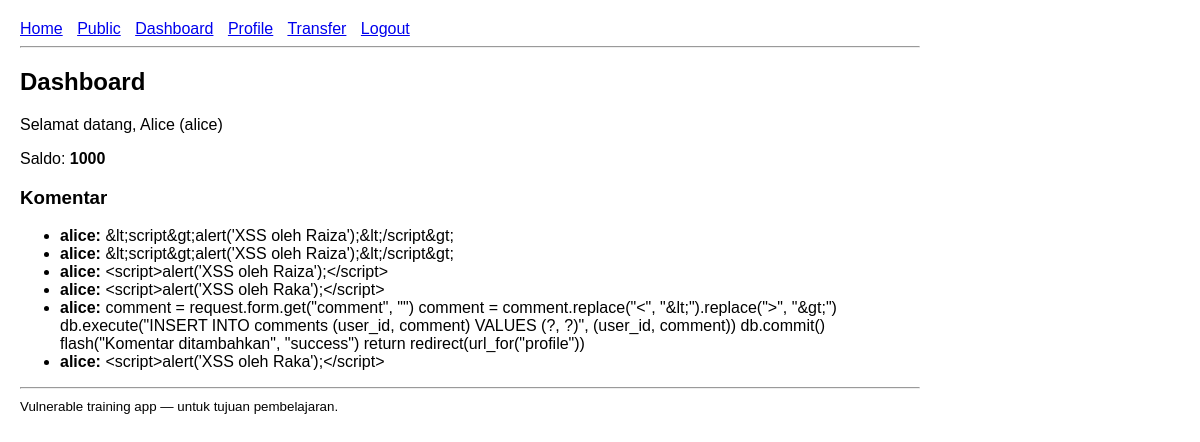
The page /dashboard (signed in) on the database as committed earlier.
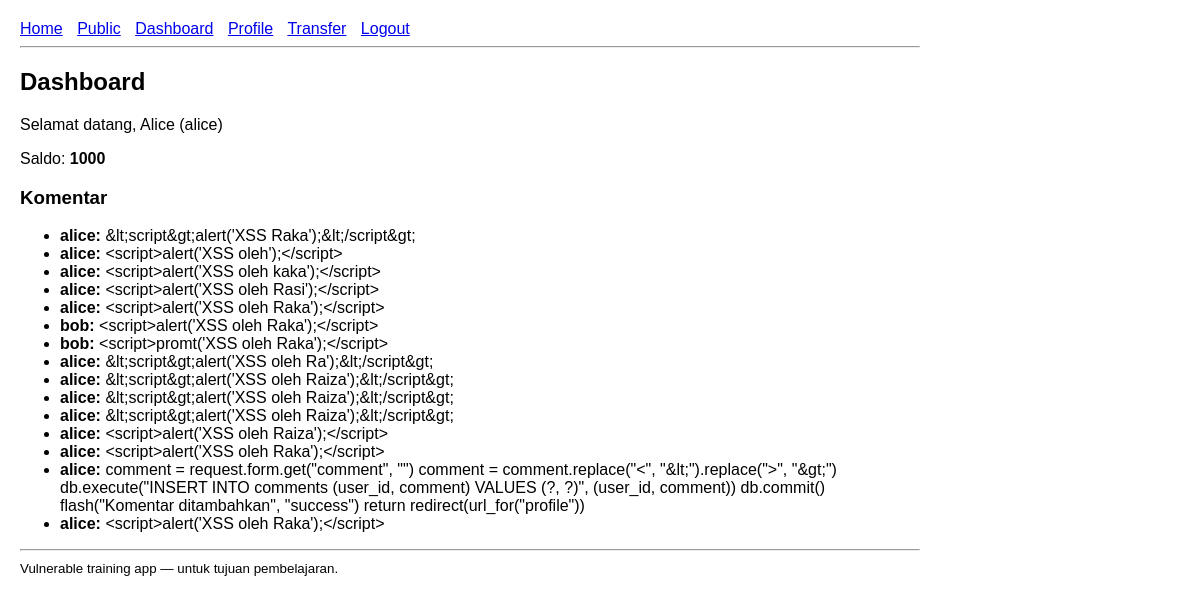
The same page on the database as committed later.
### tables this page shows
CREATE TABLE users (
    id INTEGER PRIMARY KEY AUTOINCREMENT,
    username TEXT UNIQUE,
    password TEXT,
    role TEXT,
    fullname TEXT
);

CREATE TABLE accounts (
    id INTEGER PRIMARY KEY AUTOINCREMENT,
    user_id INTEGER,
    balance INTEGER,
    FOREIGN KEY(user_id) REFERENCES users(id)
);

CREATE TABLE comments (
    id INTEGER PRIMARY KEY AUTOINCREMENT,
    user_id INTEGER,
    comment TEXT,
    FOREIGN KEY(user_id) REFERENCES users(id)
);

### app.py (the view)
@app.route("/dashboard")
@login_required
def dashboard():
    db = get_db()
    user_id = session["user_id"]
    user = db.execute("SELECT * FROM users WHERE id = ?", (user_id,)).fetchone()
    account = db.execute("SELECT * FROM accounts WHERE user_id = ?", (user_id,)).fetchone()
    comments = db.execute("SELECT c.*, u.username FROM comments c JOIN users u ON c.user_id = u.id ORDER BY c.id DESC").fetchall()
    return render_template("dashboard.html", user=user, account=account, comments=comments)

### app.py (called while the page is built)
def get_db():
    db = getattr(g, "_database", None)
    if db is None:
        db = g._database = sqlite3.connect(DATABASE)
        db.row_factory = sqlite3.Row
    return db

@app.teardown_appcontext
def close_connection(exc):
    db = getattr(g, "_database", None)
    if db is not None:
        db.close()

def login_required(fn):
    from functools import wraps
    @wraps(fn)
    def wrapper(*args, **kwargs):
        if "user_id" not in session:
            return redirect(url_for("login"))
        return fn(*args, **kwargs)
    return wrapper

### templates/dashboard.html
{% extends "base.html" %}
{% block content %}
<h2>Dashboard</h2>
<p>Selamat datang, {{ user.fullname }} ({{ user.username }})</p>
<p>Saldo: <strong>{{ account.balance }}</strong></p>
<h3>Komentar</h3>
<ul>
{% for c in comments %}
  <li><strong>{{ c.username }}:</strong>
    {{ c.comment }}
  </li>
{% else %}
  <li>Tidak ada komentar</li>
{% endfor %}
</ul>
{% endblock %}

### templates/base.html (shortened to what this page needs)
<!doctype html>
<html>
<head>
</head>
<body>
<nav>
    <a href="{{ url_for('index') }}">Home</a>
    <a href="{{ url_for('public') }}">Public</a>
    {% if session.get('user_id') %}
        <a href="{{ url_for('dashboard') }}">Dashboard</a>
        <a href="{{ url_for('profile') }}">Profile</a>
        <a href="{{ url_for('transfer') }}">Transfer</a>
        <a href="{{ url_for('logout') }}">Logout</a>
    {% else %}
        <a href="{{ url_for('login') }}">Login</a>
    {% endif %}
</nav>
<hr>
{% block content %}{% endblock %}
<hr>
<small>Vulnerable training app — untuk tujuan pembelajaran.</small>
</body>
</html>

### templates/base.html (style rules this page uses)
body { font-family: Arial, sans-serif; margin: 20px; max-width: 900px; }
nav a { margin-right: 10px; }

Rows that differ between the two databases and show on the page:
added comments: username "alice", comment "&lt;script&gt;alert('XSS Raka');&lt;/script&gt;"
added comments: username "alice", comment "<script>alert('XSS oleh');</script>"
added comments: username "alice", comment "<script>alert('XSS oleh kaka');</script>"
added comments: username "alice", comment "<script>alert('XSS oleh Rasi');</script>"
added comments: username "alice", comment "<script>alert('XSS oleh Raka');</script>"
added comments: username "bob", comment "<script>alert('XSS oleh Raka');</script>"
added comments: username "bob", comment "<script>promt('XSS oleh Raka');</script>"
added comments: username "alice", comment "&lt;script&gt;alert('XSS oleh Ra');&lt;/script&gt;"
added comments: username "alice", comment "&lt;script&gt;alert('XSS oleh Raiza');&lt;/script&gt;"
